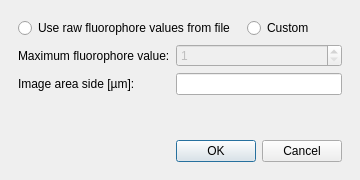
<?xml version="1.0" encoding="UTF-8"?>
<ui version="4.0">
 <class>Dialog</class>
 <widget class="QDialog" name="Dialog">
  <property name="geometry">
   <rect>
    <x>0</x>
    <y>0</y>
    <width>360</width>
    <height>180</height>
   </rect>
  </property>
  <property name="sizePolicy">
   <sizepolicy hsizetype="Fixed" vsizetype="Fixed">
    <horstretch>0</horstretch>
    <verstretch>0</verstretch>
   </sizepolicy>
  </property>
  <property name="minimumSize">
   <size>
    <width>360</width>
    <height>180</height>
   </size>
  </property>
  <property name="maximumSize">
   <size>
    <width>360</width>
    <height>180</height>
   </size>
  </property>
  <property name="windowTitle">
   <string>Sample File Properties</string>
  </property>
  <layout class="QVBoxLayout" name="verticalLayout" stretch="0,0,0">
   <property name="spacing">
    <number>12</number>
   </property>
   <property name="leftMargin">
    <number>18</number>
   </property>
   <property name="topMargin">
    <number>18</number>
   </property>
   <property name="rightMargin">
    <number>18</number>
   </property>
   <property name="bottomMargin">
    <number>18</number>
   </property>
   <item>
    <layout class="QVBoxLayout" name="verticalLayout_3" stretch="0,0">
     <property name="spacing">
      <number>6</number>
     </property>
     <item>
      <layout class="QHBoxLayout" name="horizontalLayout">
       <property name="spacing">
        <number>12</number>
       </property>
       <item>
        <widget class="QRadioButton" name="rdoValuesRaw">
         <property name="text">
          <string>Use raw fluorophore values from file</string>
         </property>
        </widget>
       </item>
       <item>
        <widget class="QRadioButton" name="rdoValuesCustom">
         <property name="text">
          <string>Custom</string>
         </property>
        </widget>
       </item>
      </layout>
     </item>
     <item>
      <layout class="QFormLayout" name="formLayout">
       <property name="horizontalSpacing">
        <number>6</number>
       </property>
       <property name="verticalSpacing">
        <number>6</number>
       </property>
       <item row="0" column="0">
        <widget class="QLabel" name="lblMaxValue">
         <property name="text">
          <string>Maximum fluorophore value:</string>
         </property>
        </widget>
       </item>
       <item row="0" column="1">
        <widget class="QSpinBox" name="editMaxValue">
         <property name="enabled">
          <bool>false</bool>
         </property>
         <property name="minimum">
          <number>1</number>
         </property>
         <property name="maximum">
          <number>100000000</number>
         </property>
        </widget>
       </item>
       <item row="1" column="0">
        <widget class="QLabel" name="lblAreaSide">
         <property name="text">
          <string>Image area side [µm]:</string>
         </property>
        </widget>
       </item>
       <item row="1" column="1">
        <widget class="FreeFloatBox" name="editAreaSide"/>
       </item>
      </layout>
     </item>
    </layout>
   </item>
   <item>
    <spacer name="verticalSpacer">
     <property name="orientation">
      <enum>Qt::Vertical</enum>
     </property>
     <property name="sizeHint" stdset="0">
      <size>
       <width>20</width>
       <height>40</height>
      </size>
     </property>
    </spacer>
   </item>
   <item>
    <widget class="QDialogButtonBox" name="buttonBox">
     <property name="orientation">
      <enum>Qt::Horizontal</enum>
     </property>
     <property name="standardButtons">
      <set>QDialogButtonBox::Cancel|QDialogButtonBox::Ok</set>
     </property>
     <property name="centerButtons">
      <bool>false</bool>
     </property>
    </widget>
   </item>
  </layout>
 </widget>
 <customwidgets>
  <customwidget>
   <class>FreeFloatBox</class>
   <extends>QLineEdit</extends>
   <header>frcpredict.ui</header>
  </customwidget>
 </customwidgets>
 <resources/>
 <connections>
  <connection>
   <sender>buttonBox</sender>
   <signal>accepted()</signal>
   <receiver>Dialog</receiver>
   <slot>accept()</slot>
   <hints>
    <hint type="sourcelabel">
     <x>248</x>
     <y>254</y>
    </hint>
    <hint type="destinationlabel">
     <x>157</x>
     <y>274</y>
    </hint>
   </hints>
  </connection>
  <connection>
   <sender>buttonBox</sender>
   <signal>rejected()</signal>
   <receiver>Dialog</receiver>
   <slot>reject()</slot>
   <hints>
    <hint type="sourcelabel">
     <x>316</x>
     <y>260</y>
    </hint>
    <hint type="destinationlabel">
     <x>286</x>
     <y>274</y>
    </hint>
   </hints>
  </connection>
 </connections>
</ui>
